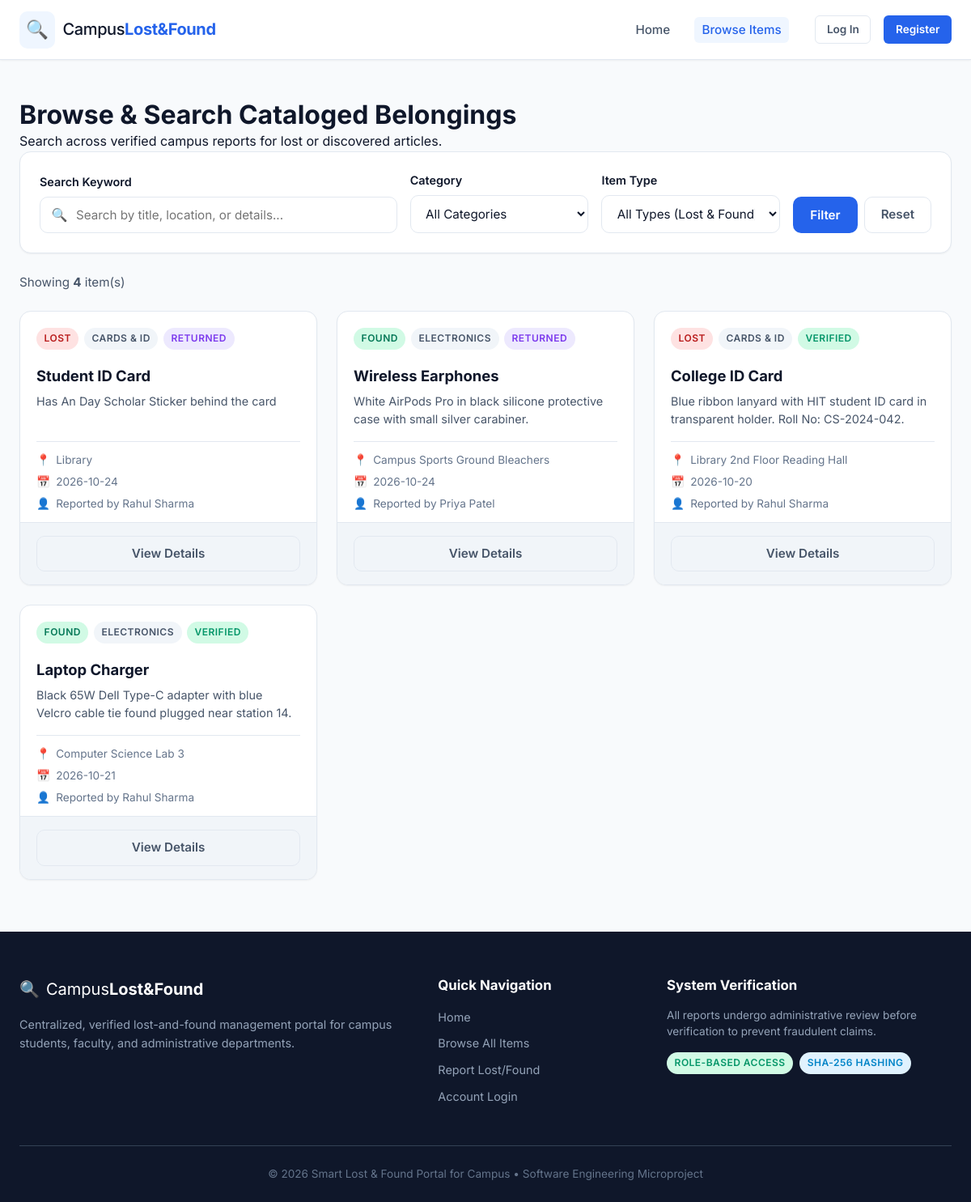
/items, run on the app's committed database.
### tables this page shows
CREATE TABLE items (
    id INTEGER PRIMARY KEY AUTOINCREMENT,
    title TEXT NOT NULL,
    description TEXT NOT NULL,
    category TEXT NOT NULL,
    location TEXT NOT NULL,
    date TEXT NOT NULL,
    item_type TEXT NOT NULL CHECK(item_type IN ('Lost', 'Found')),
    reported_by INTEGER NOT NULL,
    status TEXT NOT NULL DEFAULT 'Pending' CHECK(status IN ('Pending', 'Verified', 'Rejected', 'Returned')),
    created_at TIMESTAMP DEFAULT CURRENT_TIMESTAMP,
    FOREIGN KEY (reported_by) REFERENCES users (id) ON DELETE CASCADE
);

CREATE TABLE users (
    id INTEGER PRIMARY KEY AUTOINCREMENT,
    name TEXT NOT NULL,
    email TEXT UNIQUE NOT NULL,
    password TEXT NOT NULL,
    role TEXT NOT NULL DEFAULT 'student' CHECK(role IN ('student', 'admin')),
    created_at TIMESTAMP DEFAULT CURRENT_TIMESTAMP
);

### app.py (the view)
@app.route("/items")
def items():
    query = request.args.get("q", "").strip()
    category = request.args.get("category", "").strip()
    item_type = request.args.get("type", "").strip()
    status = request.args.get("status", "").strip()
    sql = """
        SELECT i.*, u.name AS reporter_name
        FROM items i
        JOIN users u ON i.reported_by = u.id
        WHERE 1=1
    """
    params = []
    if session.get("user_role") != "admin":
        if status in ["Verified", "Returned"]:
            sql += " AND i.status = ?"
            params.append(status)
        else:
            sql += " AND i.status IN ('Verified', 'Returned')"
    elif status and status in ITEM_STATUSES:
        sql += " AND i.status = ?"
        params.append(status)
    if query:
        sql += " AND (i.title LIKE ? OR i.description LIKE ? OR i.location LIKE ?)"
        wildcard = f"%{query}%"
        params.extend([wildcard, wildcard, wildcard])
    if category and category in VALID_CATEGORIES:
        sql += " AND i.category = ?"
        params.append(category)
    if item_type in ["Lost", "Found"]:
        sql += " AND i.item_type = ?"
        params.append(item_type)
    sql += " ORDER BY i.created_at DESC"
    conn = get_db_connection(app.config["DATABASE"])
    items_list = conn.execute(sql, params).fetchall()
    conn.close()
    return render_template(
        "items.html",
        items=items_list,
        query=query,
        selected_category=category,
        selected_type=item_type,
        selected_status=status
    )

### app.py (called while the page is built)
@app.context_processor
def inject_global_data():
    return {
        "categories": VALID_CATEGORIES,
        "current_user_id": session.get("user_id"),
        "current_user_name": session.get("user_name"),
        "current_user_role": session.get("user_role"),
        "now": datetime.now()
    }

### database/db.py (called while the page is built)
def get_db_connection(db_path=None):
    path = db_path or DEFAULT_DB_PATH
    conn = sqlite3.connect(path)
    conn.row_factory = sqlite3.Row
    conn.execute("PRAGMA foreign_keys = ON;")
    return conn

### templates/items.html (shortened to what this page needs)
{% extends "base.html" %}
{% block content %}
<div class="items-page-wrapper">
    <div class="page-title-banner">
        <div class="banner-content">
            <h1>Browse &amp; Search Cataloged Belongings</h1>
            <p>Search across verified campus reports for lost or discovered articles.</p>
        </div>
    </div>
    <div class="filter-panel-card">
        <form action="{{ url_for('items') }}" method="GET" class="filter-form" id="searchFilterForm">
            <div class="filter-grid">
                <div class="filter-group keyword-group">
                    <label for="filter-query">Search Keyword</label>
                    <div class="input-with-icon">
                        <span class="input-icon">🔍</span>
                        <input type="text" id="filter-query" name="q" value="{{ query }}" placeholder="Search by title, location, or details...">
                    </div>
                </div>
                <div class="filter-group">
                    <label for="filter-category">Category</label>
                    <select id="filter-category" name="category">
                        <option value="">All Categories</option>
                    </select>
                </div>
                <div class="filter-group">
                    <label for="filter-type">Item Type</label>
                    <select id="filter-type" name="type">
                        <option value="">All Types (Lost &amp; Found)</option>
                    </select>
                </div>
                <div class="filter-actions-group">
                    <button type="submit" class="btn btn-primary" id="apply-filter-btn">Filter</button>
                    <a href="{{ url_for('items') }}" class="btn btn-outline" id="reset-filter-btn">Reset</a>
                </div>
            </div>
        </form>
    </div>
    <div class="results-header-row">
        <span class="results-count">Showing <strong>{{ items|length }}</strong> item(s)</span>
    </div>
    {% if items %}
        <div class="items-grid">
            {% for item in items %}
                <div class="item-card">
                    <div class="item-card-header">
                        <span class="badge {% if item.item_type == 'Lost' %}badge-lost{% else %}badge-found{% endif %}">
                            {{ item.item_type }}
                        </span>
                        <span class="badge badge-category">{{ item.category }}</span>
                        <span class="badge badge-status-{{ item.status|lower }}">{{ item.status }}</span>
                    </div>
                    <div class="item-card-body">
                        <h3 class="item-title">
                            <a href="{{ url_for('item_details', item_id=item.id) }}">{{ item.title }}</a>
                        </h3>
                        <p class="item-desc">{{ item.description|truncate(120) }}</p>
                        <div class="item-meta">
                            <div class="meta-row">
                                <span class="meta-icon">📍</span>
                                <span class="meta-text">{{ item.location }}</span>
                            </div>
                            <div class="meta-row">
                                <span class="meta-icon">📅</span>
                                <span class="meta-text">{{ item.date }}</span>
                            </div>
                            <div class="meta-row">
                                <span class="meta-icon">👤</span>
                                <span class="meta-text">Reported by {{ item.reporter_name }}</span>
                            </div>
                        </div>
                    </div>
                    <div class="item-card-footer">
                        <a href="{{ url_for('item_details', item_id=item.id) }}" class="btn btn-outline btn-block">
                            View Details
                        </a>
                    </div>
                </div>
            {% endfor %}
        </div>
    {% endif %}
</div>
{% endblock %}

### data on the page
items: item_type "LOST", category "CARDS & ID", status "RETURNED", title "Student ID Card", description "Has An Day Scholar Sticker behind the card", location "Library", date "2026-10-24", reporter_name "Rahul Sharma"
items: item_type "FOUND", category "ELECTRONICS", status "RETURNED", title "Wireless Earphones", description "White AirPods Pro in black silicone protective case with small silver carabiner.", location "Campus Sports Ground Bleachers", date "2026-10-24", reporter_name "Priya Patel"
items: item_type "LOST", category "CARDS & ID", status "VERIFIED", title "College ID Card", description "Blue ribbon lanyard with HIT student ID card in transparent holder. Roll No: CS-2024-042.", location "Library 2nd Floor Reading Hall", date "2026-10-20", reporter_name "Rahul Sharma"
items: item_type "FOUND", category "ELECTRONICS", status "VERIFIED", title "Laptop Charger", description "Black 65W Dell Type-C adapter with blue Velcro cable tie found plugged near station 14.", location "Computer Science Lab 3", date "2026-10-21", reporter_name "Rahul Sharma"

### other printed values
{{ items|length }} "4"
